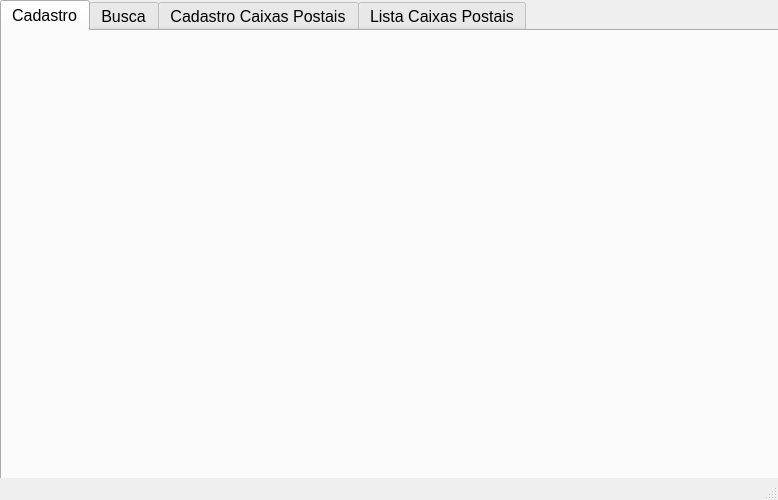
<?xml version="1.0" encoding="UTF-8"?>
<ui version="4.0">
 <class>MainWindow</class>
 <widget class="QMainWindow" name="MainWindow">
  <property name="geometry">
   <rect>
    <x>0</x>
    <y>0</y>
    <width>778</width>
    <height>500</height>
   </rect>
  </property>
  <property name="sizePolicy">
   <sizepolicy hsizetype="Fixed" vsizetype="Fixed">
    <horstretch>0</horstretch>
    <verstretch>0</verstretch>
   </sizepolicy>
  </property>
  <property name="maximumSize">
   <size>
    <width>778</width>
    <height>500</height>
   </size>
  </property>
  <property name="windowTitle">
   <string>MainWindow</string>
  </property>
  <widget class="QWidget" name="centralwidget">
   <widget class="QTabWidget" name="tabWidget">
    <property name="geometry">
     <rect>
      <x>0</x>
      <y>0</y>
      <width>781</width>
      <height>491</height>
     </rect>
    </property>
    <property name="sizePolicy">
     <sizepolicy hsizetype="Fixed" vsizetype="Fixed">
      <horstretch>0</horstretch>
      <verstretch>0</verstretch>
     </sizepolicy>
    </property>
    <property name="maximumSize">
     <size>
      <width>1024</width>
      <height>1024</height>
     </size>
    </property>
    <property name="font">
     <font>
      <pointsize>12</pointsize>
     </font>
    </property>
    <property name="currentIndex">
     <number>0</number>
    </property>
    <widget class="QWidget" name="tab">
     <attribute name="title">
      <string>Cadastro</string>
     </attribute>
    </widget>
    <widget class="QWidget" name="tab_2">
     <attribute name="title">
      <string>Busca</string>
     </attribute>
    </widget>
    <widget class="QWidget" name="tab_3">
     <attribute name="title">
      <string>Cadastro Caixas Postais</string>
     </attribute>
    </widget>
    <widget class="QWidget" name="tab_4">
     <attribute name="title">
      <string>Lista Caixas Postais</string>
     </attribute>
    </widget>
   </widget>
  </widget>
  <widget class="QMenuBar" name="menubar">
   <property name="geometry">
    <rect>
     <x>0</x>
     <y>0</y>
     <width>778</width>
     <height>26</height>
    </rect>
   </property>
  </widget>
  <widget class="QStatusBar" name="statusbar"/>
 </widget>
 <resources/>
 <connections/>
</ui>
